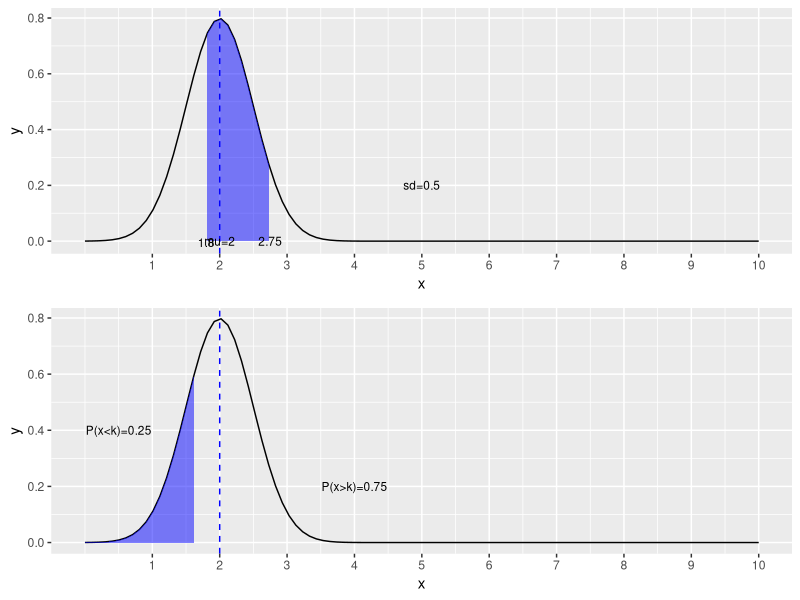

This chart was generated by the following R code:
#page no:285-287
library(ggplot2)
require(gridExtra)
mu=2
sd=0.5
x=1.8
p18<-pnorm(x,mean=mu,sd=sd)
x1=2.75
p275<-pnorm(x1,mean=mu,sd=sd)
p=p275-p18
print(paste("a. the P(1.8<=x<=2.75)=",round(p,4)))
fz=sd-0.25
z=qnorm(0.25)
print(paste("a. the z score for .25 percentile)=",round(z,3)))
xvalue=(z*sd)+mu
print(paste("b. the max =",round(xvalue,2),"hours"))
xx=seq(0,10,length.out=100)
px=dnorm(xx,mean=mu,sd=sd)
df<-data.frame(x=xx,y=px)
z1=1.8
z2=2.75
p1<-qplot(x,y,data=df,geom="line")+
  geom_ribbon(data=subset(df, x>=z1 & x<=z2 ),aes(ymax=y),ymin=0,
              fill="blue",colour=NA,alpha=0.5)+
  scale_x_continuous("x",labels=as.character(seq(0:10)),breaks=seq(0:10))+
  geom_vline(aes(xintercept=mu),color="blue",linetype="dashed")+
annotate("text",x=2,y=0.00,size=3,label="mu=2")+
  annotate("text",x=1.8,y=-0.005,size=3,label="1.8")+
  annotate("text",x=2.75,y=0.00,size=3,label="2.75")+
  annotate("text",x=5,y=0.2,size=3,label="sd=0.5")
p2<-qplot(x,y,data=df,geom="line")+
  geom_ribbon(data=subset(df, x<1.66 ),aes(ymax=y),ymin=0,
              fill="blue",colour=NA,alpha=0.5)+
  scale_x_continuous("x",labels=as.character(seq(0:10)),breaks=seq(0:10))+
  geom_vline(aes(xintercept=mu),color="blue",linetype="dashed")+
  annotate("text",x=0.5,y=0.4,size=3,label="P(x<k)=0.25")+
  annotate("text",x=4,y=0.2,size=3,label="P(x>k)=0.75")
grid.arrange(p1,p2,nrow=2)
